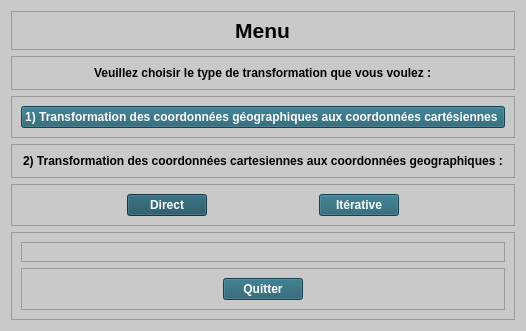
<?xml version="1.0" encoding="UTF-8"?>
<ui version="4.0">
 <class>Form</class>
 <widget class="QWidget" name="Form">
  <property name="enabled">
   <bool>true</bool>
  </property>
  <property name="geometry">
   <rect>
    <x>0</x>
    <y>0</y>
    <width>494</width>
    <height>331</height>
   </rect>
  </property>
  <property name="sizePolicy">
   <sizepolicy hsizetype="Fixed" vsizetype="Fixed">
    <horstretch>0</horstretch>
    <verstretch>0</verstretch>
   </sizepolicy>
  </property>
  <property name="maximumSize">
   <size>
    <width>1250</width>
    <height>1000</height>
   </size>
  </property>
  <property name="windowTitle">
   <string>Form</string>
  </property>
  <property name="styleSheet">
   <string notr="true">background-color: rgb(201, 201, 201);</string>
  </property>
  <layout class="QVBoxLayout" name="verticalLayout_4">
   <item>
    <widget class="QFrame" name="frame_3">
     <property name="frameShape">
      <enum>QFrame::StyledPanel</enum>
     </property>
     <property name="frameShadow">
      <enum>QFrame::Raised</enum>
     </property>
     <layout class="QGridLayout" name="gridLayout_2">
      <item row="0" column="0">
       <widget class="QLabel" name="label">
        <property name="enabled">
         <bool>false</bool>
        </property>
        <property name="sizePolicy">
         <sizepolicy hsizetype="Fixed" vsizetype="Fixed">
          <horstretch>0</horstretch>
          <verstretch>0</verstretch>
         </sizepolicy>
        </property>
        <property name="minimumSize">
         <size>
          <width>39</width>
          <height>17</height>
         </size>
        </property>
        <property name="font">
         <font>
          <family>MS Shell Dlg 2</family>
          <pointsize>16</pointsize>
          <weight>75</weight>
          <italic>false</italic>
          <bold>true</bold>
         </font>
        </property>
        <property name="styleSheet">
         <string notr="true">color: rgb(0, 0, 0);
image: url(:/newPrefix/image2.png);</string>
        </property>
        <property name="text">
         <string>Menu</string>
        </property>
        <property name="alignment">
         <set>Qt::AlignCenter</set>
        </property>
        <property name="wordWrap">
         <bool>false</bool>
        </property>
       </widget>
      </item>
     </layout>
    </widget>
   </item>
   <item>
    <widget class="QFrame" name="frame_5">
     <property name="frameShape">
      <enum>QFrame::StyledPanel</enum>
     </property>
     <property name="frameShadow">
      <enum>QFrame::Raised</enum>
     </property>
     <layout class="QVBoxLayout" name="verticalLayout_3">
      <item alignment="Qt::AlignHCenter|Qt::AlignTop">
       <widget class="QLabel" name="label_2">
        <property name="sizePolicy">
         <sizepolicy hsizetype="Fixed" vsizetype="Fixed">
          <horstretch>0</horstretch>
          <verstretch>0</verstretch>
         </sizepolicy>
        </property>
        <property name="font">
         <font>
          <pointsize>9</pointsize>
          <weight>75</weight>
          <bold>true</bold>
         </font>
        </property>
        <property name="text">
         <string>Veuillez choisir le type de transformation que vous voulez :</string>
        </property>
       </widget>
      </item>
     </layout>
    </widget>
   </item>
   <item>
    <widget class="QFrame" name="frame_7">
     <property name="frameShape">
      <enum>QFrame::StyledPanel</enum>
     </property>
     <property name="frameShadow">
      <enum>QFrame::Raised</enum>
     </property>
     <layout class="QHBoxLayout" name="horizontalLayout_3">
      <item>
       <widget class="QPushButton" name="pushButton">
        <property name="sizePolicy">
         <sizepolicy hsizetype="Fixed" vsizetype="Fixed">
          <horstretch>0</horstretch>
          <verstretch>0</verstretch>
         </sizepolicy>
        </property>
        <property name="font">
         <font>
          <pointsize>9</pointsize>
          <weight>75</weight>
          <bold>true</bold>
         </font>
        </property>
        <property name="styleSheet">
         <string notr="true">background-color: rgb(29, 91, 109);
color: rgb(255, 255, 255);</string>
        </property>
        <property name="text">
         <string>1) Transformation des coordonnées géographiques aux coordonnées cartésiennes </string>
        </property>
       </widget>
      </item>
     </layout>
    </widget>
   </item>
   <item>
    <widget class="QFrame" name="frame_4">
     <property name="frameShape">
      <enum>QFrame::StyledPanel</enum>
     </property>
     <property name="frameShadow">
      <enum>QFrame::Raised</enum>
     </property>
     <layout class="QVBoxLayout" name="verticalLayout">
      <item alignment="Qt::AlignHCenter">
       <widget class="QLabel" name="label_3">
        <property name="sizePolicy">
         <sizepolicy hsizetype="Fixed" vsizetype="Fixed">
          <horstretch>0</horstretch>
          <verstretch>0</verstretch>
         </sizepolicy>
        </property>
        <property name="font">
         <font>
          <pointsize>9</pointsize>
          <weight>75</weight>
          <bold>true</bold>
         </font>
        </property>
        <property name="text">
         <string>2) Transformation des coordonnées cartesiennes aux coordonnées geographiques :</string>
        </property>
       </widget>
      </item>
     </layout>
    </widget>
   </item>
   <item>
    <widget class="QFrame" name="frame_6">
     <property name="frameShape">
      <enum>QFrame::StyledPanel</enum>
     </property>
     <property name="frameShadow">
      <enum>QFrame::Raised</enum>
     </property>
     <layout class="QHBoxLayout" name="horizontalLayout_2">
      <item>
       <widget class="QPushButton" name="pushButton_2">
        <property name="sizePolicy">
         <sizepolicy hsizetype="Fixed" vsizetype="Fixed">
          <horstretch>0</horstretch>
          <verstretch>0</verstretch>
         </sizepolicy>
        </property>
        <property name="font">
         <font>
          <pointsize>9</pointsize>
          <weight>75</weight>
          <bold>true</bold>
         </font>
        </property>
        <property name="styleSheet">
         <string notr="true">background-color: rgb(25, 79, 94);
color: rgb(255, 255, 255);</string>
        </property>
        <property name="text">
         <string>Direct</string>
        </property>
       </widget>
      </item>
      <item>
       <widget class="QPushButton" name="pushButton_3">
        <property name="sizePolicy">
         <sizepolicy hsizetype="Fixed" vsizetype="Fixed">
          <horstretch>0</horstretch>
          <verstretch>0</verstretch>
         </sizepolicy>
        </property>
        <property name="font">
         <font>
          <pointsize>9</pointsize>
          <weight>75</weight>
          <bold>true</bold>
         </font>
        </property>
        <property name="styleSheet">
         <string notr="true">background-color: rgb(29, 91, 109);
color: rgb(255, 255, 255);</string>
        </property>
        <property name="text">
         <string>Itérative</string>
        </property>
       </widget>
      </item>
     </layout>
    </widget>
   </item>
   <item>
    <widget class="QFrame" name="frame">
     <property name="frameShape">
      <enum>QFrame::StyledPanel</enum>
     </property>
     <property name="frameShadow">
      <enum>QFrame::Raised</enum>
     </property>
     <layout class="QVBoxLayout" name="verticalLayout_2">
      <item>
       <widget class="QFrame" name="frame_9">
        <property name="frameShape">
         <enum>QFrame::StyledPanel</enum>
        </property>
        <property name="frameShadow">
         <enum>QFrame::Raised</enum>
        </property>
        <layout class="QGridLayout" name="gridLayout"/>
       </widget>
      </item>
      <item>
       <widget class="QFrame" name="frame_2">
        <property name="frameShape">
         <enum>QFrame::StyledPanel</enum>
        </property>
        <property name="frameShadow">
         <enum>QFrame::Raised</enum>
        </property>
        <layout class="QHBoxLayout" name="horizontalLayout">
         <item>
          <widget class="QPushButton" name="pushButton_4">
           <property name="sizePolicy">
            <sizepolicy hsizetype="Fixed" vsizetype="Fixed">
             <horstretch>0</horstretch>
             <verstretch>0</verstretch>
            </sizepolicy>
           </property>
           <property name="font">
            <font>
             <pointsize>9</pointsize>
             <weight>75</weight>
             <bold>true</bold>
            </font>
           </property>
           <property name="styleSheet">
            <string notr="true">background-color: rgb(29, 90, 107);
color: rgb(255, 255, 255);</string>
           </property>
           <property name="text">
            <string>Quitter</string>
           </property>
          </widget>
         </item>
        </layout>
       </widget>
      </item>
     </layout>
    </widget>
   </item>
  </layout>
 </widget>
 <resources>
  <include location="logo.qrc"/>
 </resources>
 <connections/>
</ui>
